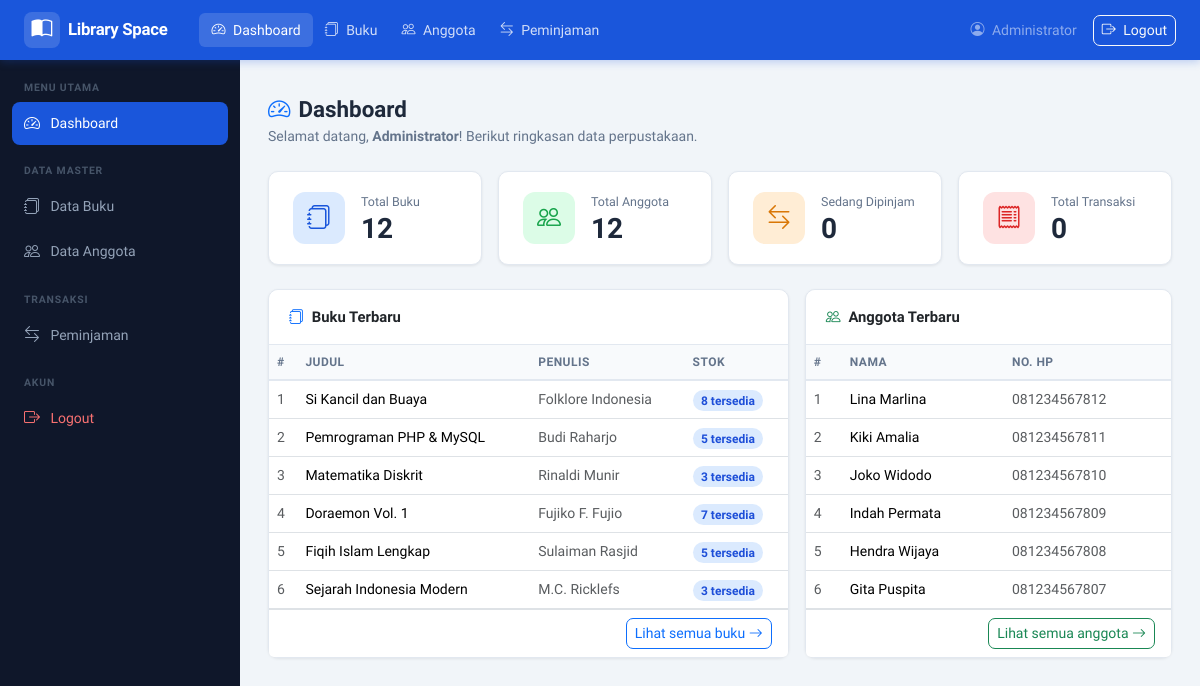
The app's page /pages/dashboard/ (signed in) with its own data.
### tables this page shows
CREATE TABLE buku (
  id_buku     INT AUTO_INCREMENT PRIMARY KEY,
  judul       VARCHAR(200) NOT NULL,
  penulis     VARCHAR(100) NOT NULL,
  penerbit    VARCHAR(100) NOT NULL,
  tahun       YEAR         NOT NULL,
  stok        INT          NOT NULL DEFAULT 0,
  cover       VARCHAR(255) DEFAULT NULL,
  id_kategori INT          NOT NULL,
  created_at  TIMESTAMP DEFAULT CURRENT_TIMESTAMP,
  CONSTRAINT fk_buku_kategori FOREIGN KEY (id_kategori)
    REFERENCES kategori(id_kategori)
    ON UPDATE CASCADE ON DELETE RESTRICT
);

CREATE TABLE anggota (
  id_anggota INT AUTO_INCREMENT PRIMARY KEY,
  nama       VARCHAR(100) NOT NULL,
  alamat     TEXT         NOT NULL,
  no_hp      VARCHAR(20)  NOT NULL,
  created_at TIMESTAMP DEFAULT CURRENT_TIMESTAMP
);

### pages/dashboard/index.php (the view, shortened to what this page needs)
<?php
require_once __DIR__ . '/../../config/koneksi.php';
$total_buku     = mysqli_fetch_row(mysqli_query($koneksi, "SELECT COUNT(*) FROM buku"))[0];
$total_anggota  = mysqli_fetch_row(mysqli_query($koneksi, "SELECT COUNT(*) FROM anggota"))[0];
$total_pinjam   = mysqli_fetch_row(mysqli_query($koneksi, "SELECT COUNT(*) FROM peminjaman WHERE status = 'dipinjam'"))[0];
$total_transaksi= mysqli_fetch_row(mysqli_query($koneksi, "SELECT COUNT(*) FROM peminjaman"))[0];
require_once __DIR__ . '/../../includes/header.php';
?>
<div class="d-flex">
  <?php require_once __DIR__ . '/../../includes/sidebar.php'; ?>
  <div class="main-wrapper flex-grow-1">
    <?php require_once __DIR__ . '/../../includes/navbar.php'; ?>
    <div class="pt-2">
      <div class="page-header">
        <h1><i class="bi bi-speedometer2 me-2 text-primary"></i>Dashboard</h1>
        <p>Selamat datang, <strong><?= htmlspecialchars($_SESSION['nama']) ?></strong>! Berikut ringkasan data perpustakaan.</p>
      </div>
      <div class="row g-3 mb-4">
        <div class="col-sm-6 col-xl-3">
          <div class="stat-card">
            <div class="stat-icon blue"><i class="bi bi-journals"></i></div>
            <div>
              <div class="stat-label">Total Buku</div>
              <div class="stat-value"><?= $total_buku ?></div>
            </div>
          </div>
        </div>
        <div class="col-sm-6 col-xl-3">
          <div class="stat-card">
            <div class="stat-icon green"><i class="bi bi-people"></i></div>
            <div>
              <div class="stat-label">Total Anggota</div>
              <div class="stat-value"><?= $total_anggota ?></div>
            </div>
          </div>
        </div>
        <div class="col-sm-6 col-xl-3">
          <div class="stat-card">
            <div class="stat-icon orange"><i class="bi bi-arrow-left-right"></i></div>
            <div>
              <div class="stat-label">Sedang Dipinjam</div>
              <div class="stat-value"><?= $total_pinjam ?></div>
            </div>
          </div>
        </div>
        <div class="col-sm-6 col-xl-3">
          <div class="stat-card">
            <div class="stat-icon red"><i class="bi bi-receipt"></i></div>
            <div>
              <div class="stat-label">Total Transaksi</div>
              <div class="stat-value"><?= $total_transaksi ?></div>
            </div>
          </div>
        </div>
      </div>
      <div class="row g-3">
        <div class="col-lg-7">
          <div class="card">
            <div class="card-header d-flex align-items-center gap-2">
              <i class="bi bi-journals text-primary"></i> Buku Terbaru
            </div>
            <div class="card-body p-0">
              <div class="table-responsive">
                <table class="table table-hover align-middle mb-0">
                  <thead>
                    <tr>
                      <th>#</th>
                      <th>Judul</th>
                      <th>Penulis</th>
                      <th>Stok</th>
                    </tr>
                  </thead>
                  <tbody>
                    <?php
                    $buku_res = mysqli_query($koneksi,
                      "SELECT b.judul, b.penulis, b.stok
                       FROM buku b ORDER BY b.id_buku DESC LIMIT 6");
                    $no = 1;
                    while ($row = mysqli_fetch_assoc($buku_res)):
                    ?>
                    <tr>
                      <td class="text-muted"><?= $no++ ?></td>
                      <td><?= htmlspecialchars($row['judul']) ?></td>
                      <td class="text-muted"><?= htmlspecialchars($row['penulis']) ?></td>
                      <td>
                        <?php if ($row['stok'] > 0): ?>
                          <span class="badge-status badge-tersedia"><?= $row['stok'] ?> tersedia</span>
                        <?php else: ?>
                          <span class="badge-status badge-habis">Habis</span>
                        <?php endif; ?>
                      </td>
                    </tr>
                    <?php endwhile; ?>
                  </tbody>
                </table>
              </div>
            </div>
            <div class="card-footer bg-white border-top text-end">
              <a href="/perpustakaan/pages/buku/" class="btn btn-sm btn-outline-primary">
                Lihat semua buku <i class="bi bi-arrow-right"></i>
              </a>
            </div>
          </div>
        </div>
        <div class="col-lg-5">
          <div class="card">
            <div class="card-header d-flex align-items-center gap-2">
              <i class="bi bi-people text-success"></i> Anggota Terbaru
            </div>
            <div class="card-body p-0">
              <div class="table-responsive">
                <table class="table table-hover align-middle mb-0">
                  <thead>
                    <tr>
                      <th>#</th>
                      <th>Nama</th>
                      <th>No. HP</th>
                    </tr>
                  </thead>
                  <tbody>
                    <?php
                    $ang_res = mysqli_query($koneksi,
                      "SELECT nama, no_hp FROM anggota ORDER BY id_anggota DESC LIMIT 6");
                    $no = 1;
                    while ($row = mysqli_fetch_assoc($ang_res)):
                    ?>
                    <tr>
                      <td class="text-muted"><?= $no++ ?></td>
                      <td><?= htmlspecialchars($row['nama']) ?></td>
                      <td class="text-muted"><?= htmlspecialchars($row['no_hp']) ?></td>
                    </tr>
                    <?php endwhile; ?>
                  </tbody>
                </table>
              </div>
            </div>
            <div class="card-footer bg-white border-top text-end">
              <a href="/perpustakaan/pages/anggota/" class="btn btn-sm btn-outline-success">
                Lihat semua anggota <i class="bi bi-arrow-right"></i>
              </a>
            </div>
          </div>
        </div>
      </div>
    </div>
  </div>
</div>
<?php require_once __DIR__ . '/../../includes/footer.php'; ?>

### assets/css/style.css (style rules this page uses)
:root { --primary: #1a56db; --primary-dark: #1343af; --primary-light: #e8effe; --sidebar-bg: #0f172a; --sidebar-w: 240px; --navbar-h: 60px; --text-main: #1e293b; --text-muted: #64748b; --border: #e2e8f0; --bg-page: #f1f5f9; --white: #ffffff; --success: #16a34a; --danger: #dc2626; --warning: #d97706; --radius: 10px; --shadow-sm: 0 1px 3px rgba(0,0,0,.08); --shadow-md: 0 4px 12px rgba(0,0,0,.10); }
*, *::before, *::after { box-sizing: border-box; }
body { font-family: 'Plus Jakarta Sans', sans-serif; background: var(--bg-page); color: var(--text-main); margin: 0; padding: 0; }
.main-wrapper { margin-left: var(--sidebar-w); margin-top: var(--navbar-h); min-height: calc(100vh - var(--navbar-h)); padding: 1.75rem; }
.page-header { margin-bottom: 1.5rem; }
.page-header h1 { font-size: 1.4rem; font-weight: 700; color: var(--text-main); margin: 0 0 .2rem; }
.page-header p { color: var(--text-muted); margin: 0; font-size: .875rem; }
.card { border: 1px solid var(--border); border-radius: var(--radius); box-shadow: var(--shadow-sm); }
.card-header { background: var(--white); border-bottom: 1px solid var(--border); font-weight: 600; font-size: .925rem; padding: 1rem 1.25rem; border-radius: var(--radius) var(--radius) 0 0 !important; }
.stat-card { background: var(--white); border: 1px solid var(--border); border-radius: var(--radius); padding: 1.25rem 1.5rem; display: flex; align-items: center; gap: 1rem; box-shadow: var(--shadow-sm); transition: box-shadow .2s, transform .2s; }
.stat-icon { width: 52px; height: 52px; border-radius: 12px; display: flex; align-items: center; justify-content: center; font-size: 1.5rem; flex-shrink: 0; }
.stat-icon.blue { background: #dbeafe; color: var(--primary); }
.stat-icon.green { background: #dcfce7; color: var(--success); }
.stat-icon.orange { background: #ffedd5; color: var(--warning); }
.stat-icon.red { background: #fee2e2; color: var(--danger); }
.stat-label { font-size: .78rem; color: var(--text-muted); font-weight: 500; margin-bottom: .2rem; }
.stat-value { font-size: 1.75rem; font-weight: 700; color: var(--text-main); line-height: 1; }
.table { font-size: .875rem; margin: 0; }
.table thead th { background: #f8fafc; color: var(--text-muted); font-size: .75rem; font-weight: 600; text-transform: uppercase; letter-spacing: .04em; border-bottom: 2px solid var(--border); white-space: nowrap; }
.badge-status { padding: .3em .7em; border-radius: 20px; font-size: .75rem; font-weight: 600; }
.badge-tersedia { background: #dbeafe; color: #1d4ed8; }
.btn { font-size: .875rem; font-weight: 500; border-radius: 7px; }

### records on screen
buku: judul "Si Kancil dan Buaya", penulis "Folklore Indonesia", stok "8"
buku: judul "Pemrograman PHP & MySQL", penulis "Budi Raharjo", stok "5"
buku: judul "Matematika Diskrit", penulis "Rinaldi Munir", stok "3"
buku: judul "Doraemon Vol. 1", penulis "Fujiko F. Fujio", stok "7"
buku: judul "Fiqih Islam Lengkap", penulis "Sulaiman Rasjid", stok "5"
buku: judul "Sejarah Indonesia Modern", penulis "M.C. Ricklefs", stok "3"
anggota: nama "Lina Marlina", no_hp "081234567812"
anggota: nama "Kiki Amalia", no_hp "081234567811"
anggota: nama "Joko Widodo", no_hp "081234567810"
anggota: nama "Indah Permata", no_hp "081234567809"
anggota: nama "Hendra Wijaya", no_hp "081234567808"
anggota: nama "Gita Puspita", no_hp "081234567807"

### other values on screen
$_SESSION['nama'] "Administrator"
$total_buku "12"
$total_anggota "12"
$total_pinjam "0"
$total_transaksi "0"
